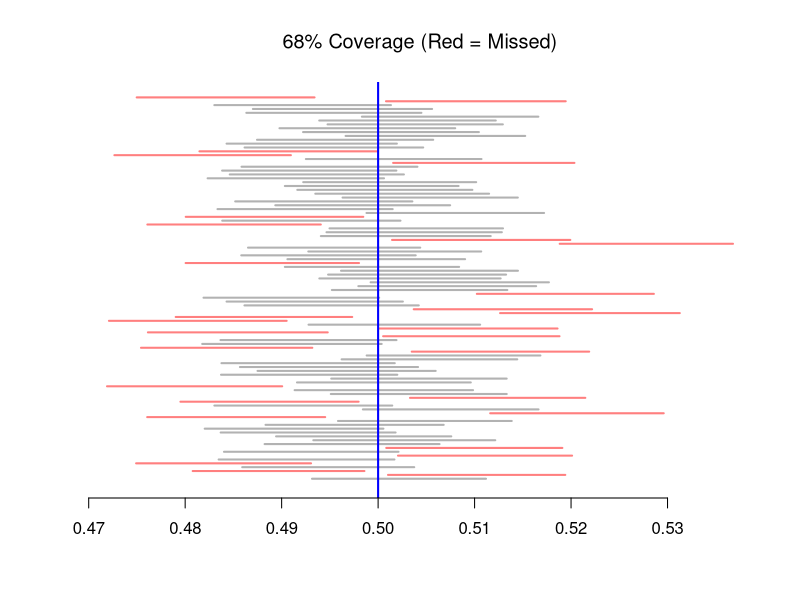
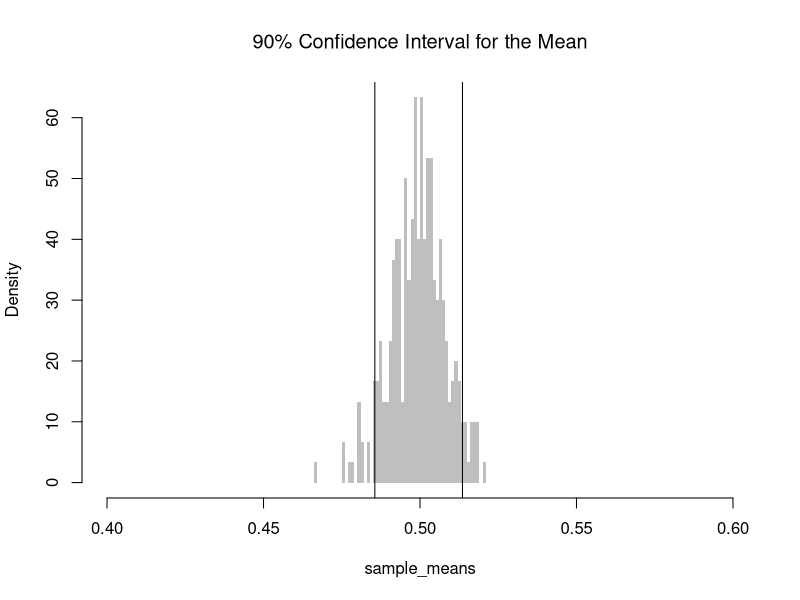
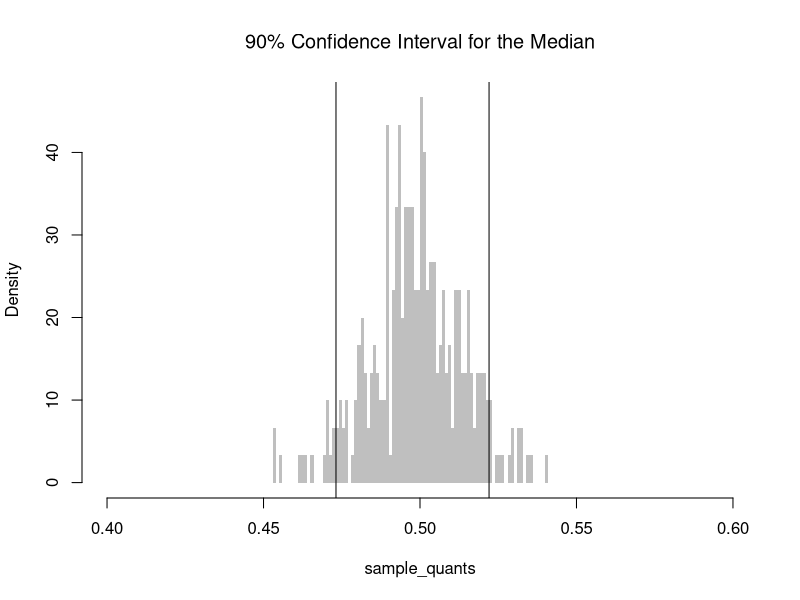
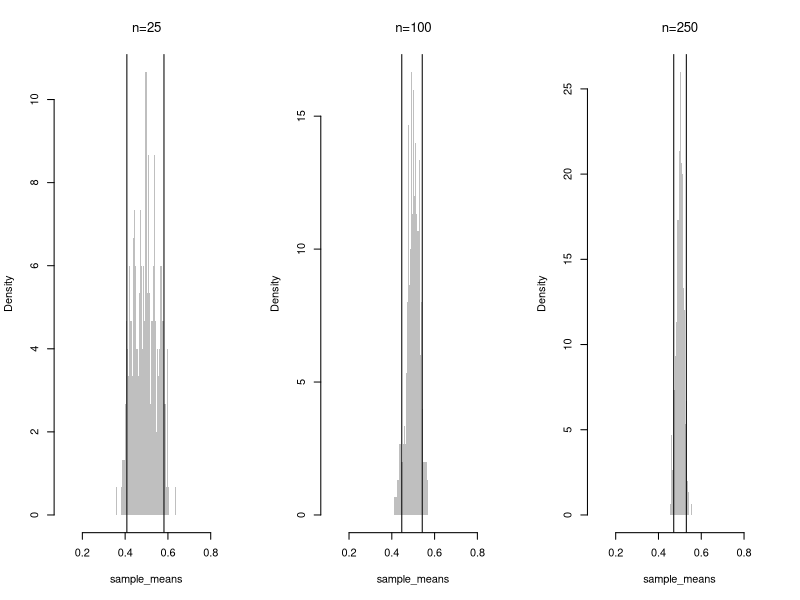
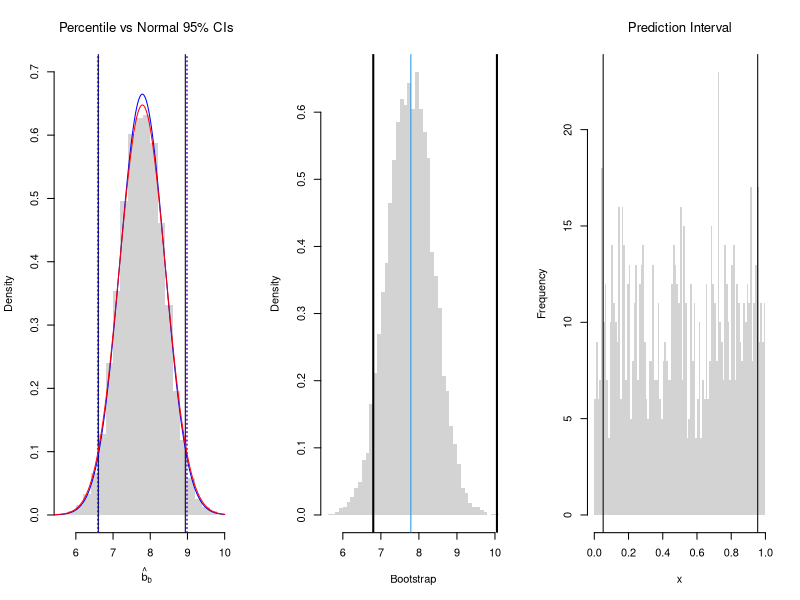

Write the R code that produced these figures, in order.
## ---- chunk 1
B <- 100
n <- 1000
x_samples <- matrix(nrow=B, ncol=n)
for(i in seq(1,nrow(x_samples))){
    x_samples[i,] <- runif(n)
}

# Confidence Interval for each sample
xq <- apply(x_samples, 1, function(r){ #theoretical se's 
    mean(r) + c(-1,1)*sd(r)/sqrt(n)
})

# Explicit calculation: whether the true mean is in each CI
mu_true <- 0.5 # theoretical result for uniform samples
covered <- mu_true >= xq[1, ] & mu_true <= xq[2, ]

# Visualize confidence intervals
plot.new()
plot.window(xlim = range(xq), ylim = c(0,B))
for(i in seq(1,B) ) {
  col_i <- if (covered[i]) rgb(0, 0, 0, 0.3) else rgb(1, 0, 0, 0.5)
  segments(xq[1, i], i, xq[2, i], i, col = col_i, lwd = 2)
}
abline(v = mu_true, col = "blue", lwd = 2)
axis(1)
title("68% Coverage (Red = Missed)", font.main=1)
## ---- chunk 2
# Create 300 samples, each with 1000 random uniform variables
x_samples <- matrix(nrow=300, ncol=1000)
for(i in seq(1,nrow(x_samples))){
    x_samples[i,] <- runif(1000)
}
sample_means <- apply(x_samples, 1, mean) # mean for each sample (row)

# Middle 90%
mq <- quantile(sample_means, probs=c(.05,.95))
paste0('we are 90% confident that the mean is between ', 
    round(mq[1],2), ' and ', round(mq[2],2) )

hist(sample_means,
    breaks=seq(.4,.6, by=.001), 
    border=NA, freq=F,
    col=rgb(0,0,0,.25), font.main=1,
    main='90% Confidence Interval for the Mean')
abline(v=mq)
## ---- chunk 3
## Sample Quantiles (medians)
sample_quants <- apply(x_samples, 1, quantile, probs=0.5) #quantile for each sample (row)

# Middle 90% of estimates
mq <- quantile(sample_quants, probs=c(.05,.95))
paste0('we are 90% confident that the median is between ', 
    round(mq[1],2), ' and ', round(mq[2],2) )

hist(sample_quants,
    breaks=seq(.4,.6, by=.001),
    border=NA, freq=F,
    col=rgb(0,0,0,.25), font.main=1,
    main='90% Confidence Interval for the Median')
abline(v=mq)
## ---- chunk 4
# Create 300 samples, each of size n
par(mfrow=c(1,3))
for(n in c(25, 100, 250)){
x_samples <- matrix(nrow=300, ncol=n)
for(i in seq(1,nrow(x_samples))){
    x_samples[i,] <- runif(n)
}
# Compute means for each row (for each sample)
sample_means <- apply(x_samples, 1, mean)
# 90% Confidence Interval
mq <- quantile(sample_means, probs=c(.05,.95))
paste0('we are 90% confident that the mean is between ', 
    round(mq[1],2), ' and ', round(mq[2],2) )
hist(sample_means,
    breaks=seq(.1,.9, by=.005), 
    border=NA, freq=F, 
    col=rgb(0,0,0,.25), font.main=1,
    main=paste0('n=',n))
abline(v=mq)
}
## ---- chunk 5
X <- c(18,20,22,24) #student ages (population values)
# six possible samples of size 2
m1 <- mean( X[c(1,2)] ) #{1,2}
m2 <- mean( X[c(1,3)] ) #{1,3}
m3 <- mean( X[c(1,4)] ) #{1,4}
m4 <- mean( X[c(2,3)] ) #{2,3}
m5 <- mean( X[c(2,4)] ) #{2,4}
m6 <- mean( X[c(3,4)] ) #{3,4}
means_2 <- c(m1, m2, m3, m4, m5, m6)
sort(means_2)

# four possible samples of size 3
m1 <- mean( X[c(1,2,3)] ) 
m2 <- mean( X[c(1,2,4)] ) 
m3 <- mean( X[c(1,3,4)] ) 
m4 <- mean( X[c(2,3,4)] ) 
means_3 <- c(m1, m2, m3, m4)
sort(means_3)
## ---- chunk 6
sample_dat <- USArrests[,'Murder']
sample_mean <- mean(sample_dat)
sample_mean


# Bootstrap Distribution
set.seed(1) # to be replicable
bootstrap_means <- vector(length=9999)
for(b in seq_along(bootstrap_means)){
    dat_id <- seq_along(sample_dat)
    boot_id <- sample(dat_id , replace=T)
    dat_b  <- sample_dat[boot_id] # c.f. jackknife
    mean_b <- mean(dat_b)
    bootstrap_means[b] <-mean_b
}

# Boot CI
boot_ci <- quantile(bootstrap_means, probs=c(.025, .975), na.rm=T)
boot_ci
## ---- chunk 7
M_hat <- 142
S_hat <- 30
n <- 36
SE <- S_hat / sqrt(n)
SE

# 95% CI
M_hat + c(-1.96, 1.96) * SE
## ---- chunk 8
# Bootstrap Distribution with Percentile CI
hist(bootstrap_means, breaks=25,
    main='Percentile vs Normal 95% CIs',
    font.main=1, border=NA,
    freq=F, ylim=c(0,0.7),
    xlab=expression(hat(b)[b]))
boot_ci_percentile <- quantile(bootstrap_means, probs=c(.025,.975))
abline(v=boot_ci_percentile, lty=1)

# Normal Approximation with Bootstrap SEs
x <- seq(5,10,by=0.01)
se_boot <- sd(bootstrap_means)
fx <- dnorm(x,sample_mean,se_boot)
lines(x, fx, col="blue", lty=1)
boot_ci_normal <- qnorm(c(.025,.975), sample_mean, se_boot)
abline(v=boot_ci_normal, col="blue", lty=3)

# Normal Approximation with IID Theory SEs
classic_se <- sd(sample_dat)/sqrt(length(sample_dat))
fx2 <- dnorm(x,sample_mean,classic_se)
lines(x, fx2, col="red", lty=1)
ci_normal <-  qnorm(c(.025,.975), sample_mean, classic_se) #sample_mean+c(-1.96, +1.96)*classic_se
abline(v=ci_normal, col="red", lty=3)

## ---- chunk 9
# Normal CI for each sample
xq <- apply(x_samples, 1, function(r){ #theoretical se's
    mean(r) + c(-1,1)*sd(r)/sqrt(length(r))
})
# First 3 interval estimates
xq[, c(1,2,3)]

# Explicit calculation
mu_true <- 0.5 # theoretical result for uniform samples
# Logical vector: whether the true mean is in each CI
covered <- mu_true >= xq[1, ] & mu_true <= xq[2, ]
# Empirical coverage rate
coverage_rate <- mean(covered)
cat(sprintf("Estimated coverage probability: %.2f%%\n", 100 * coverage_rate))

# Theoretically: [-1 sd, +1 sd] has 2/3 coverage
# Change to [-2 sd, +2 sd] to see Precision-Accuracy tradeoff.
## ---- chunk 10
M_hat <- 142
SE <- 5
# One-sided 95% upper bound
M_hat + qnorm(0.95) * SE
## ---- chunk 11
# Bootstrap Distribution
set.seed(1) # to be replicable
bootstrap_means <- vector(length=9999)
for(b in seq_along(bootstrap_means)){
    dat_id <- seq(1,length(sample_dat))
    boot_id <- sample(dat_id, replace=T)
    dat_b  <- sample_dat[boot_id] # c.f. jackknife
    mean_b <- mean(dat_b)
    bootstrap_means[b] <-mean_b
}

# One-sided 95% lower bound
# We are 95% confident the mean is at least q_05
hist(bootstrap_means, border=NA, breaks=50,
    freq=F, main=NA, xlab='Bootstrap')
abline(v=sample_mean, col=4)
ci_95 <- quantile(bootstrap_means, probs=c(0.05,1) )
abline(v=ci_95, lwd=2)
## ---- chunk 12
x <- runif(1000)
# Middle 90% of values
xq0 <- quantile(x, probs=c(.05,.95))
paste0('we are 90% confident that a future data point will be between ', 
    round(xq0[1],2), ' and ', round(xq0[2],2) )

hist(x,
    breaks=seq(0,1,by=.01), border=NA,
    main='Prediction Interval', font.main=1)
abline(v=xq0)
